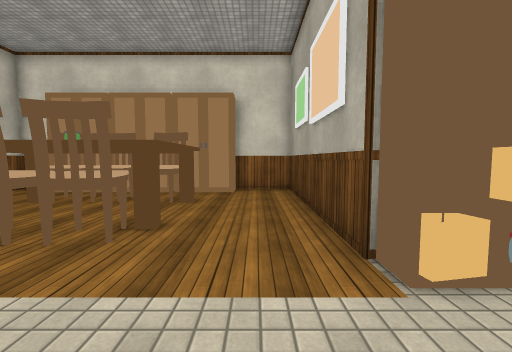
View 1 (above)

21 first-person views from a walk through a 3-D level made in the Unity game engine. The camera is 1.4 m above the floor, tilts 4° down and sees 90° across. The floor is counted in squares, 1 m on a side. Each view is taken from the middle of a square. On the plan, view 1 faces up. The plan holds only what a view shows up to about 13 squares ahead; the rest is blank. Some surface patterns are stand-ins.

View 2
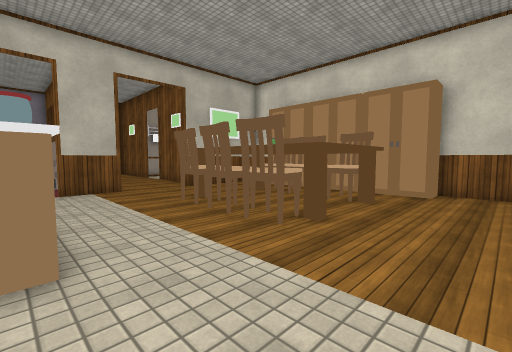

View 3
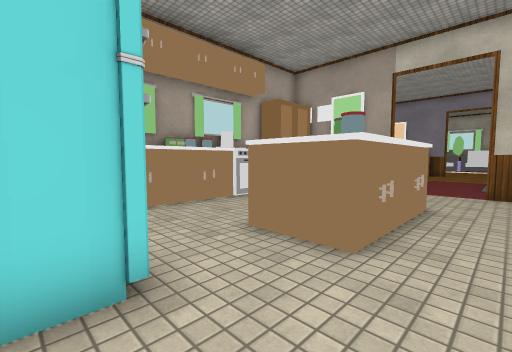

View 4
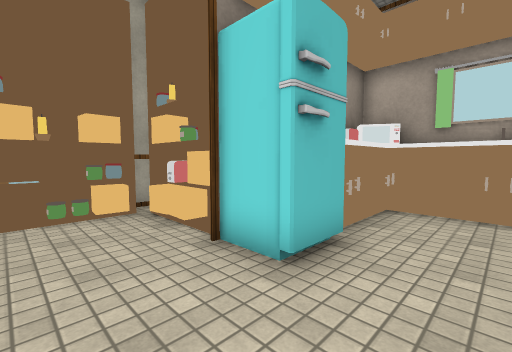

View 5
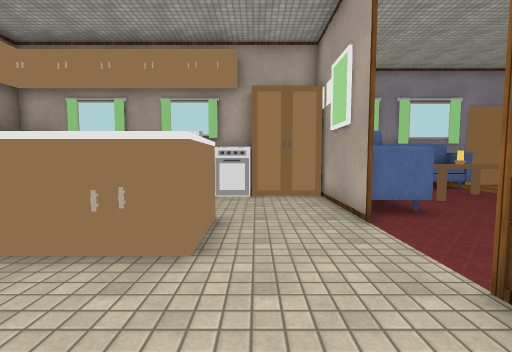

View 6
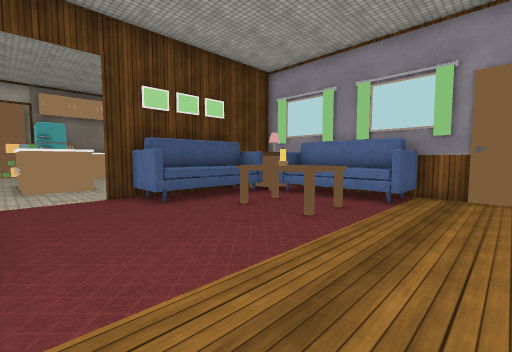

View 7
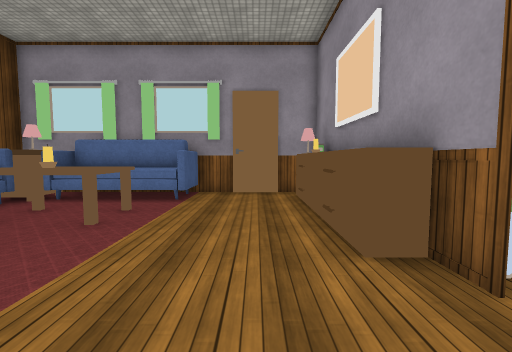

View 8
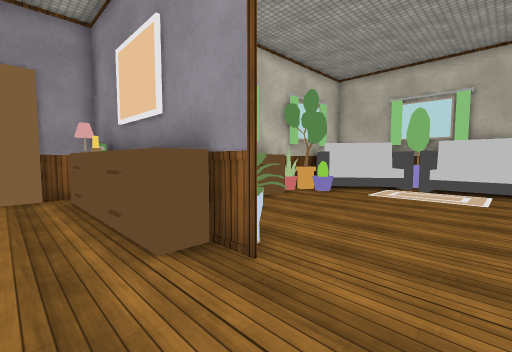

View 9
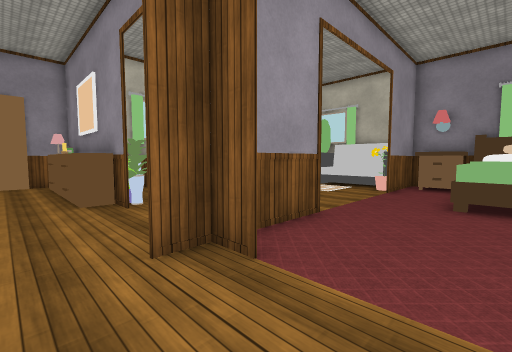

View 10
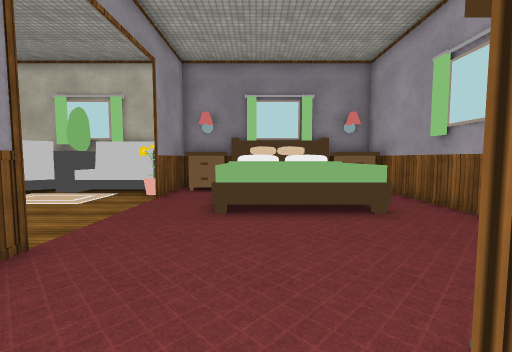

View 11
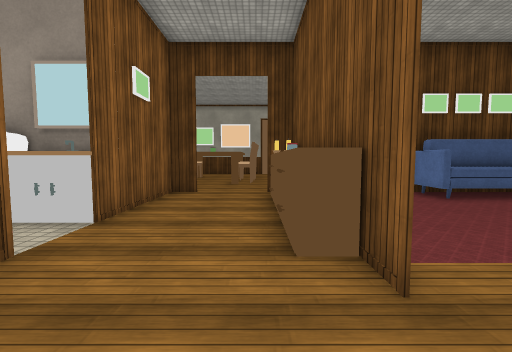

View 12
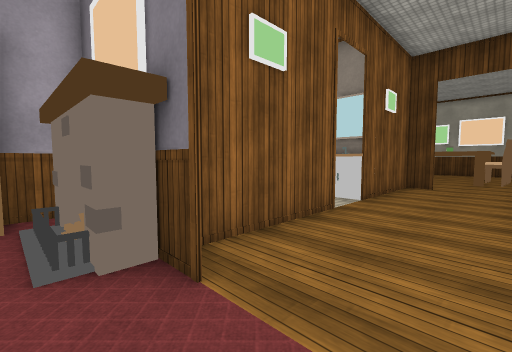

View 13
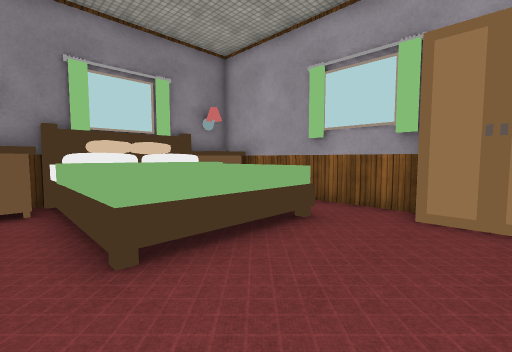

View 14
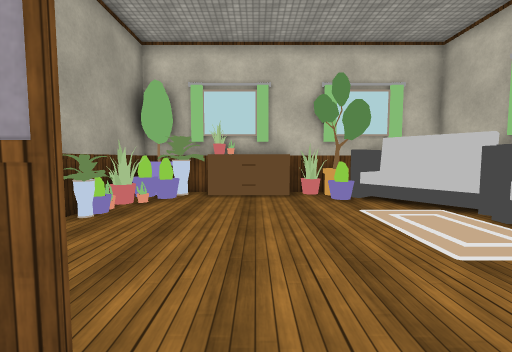

View 15
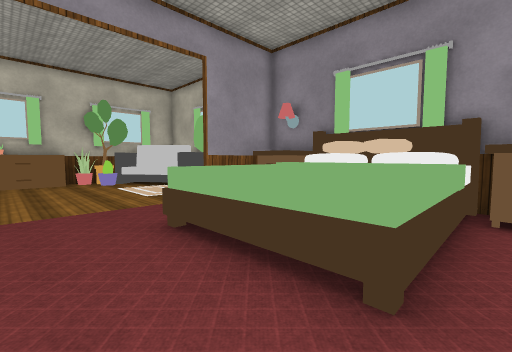

View 16
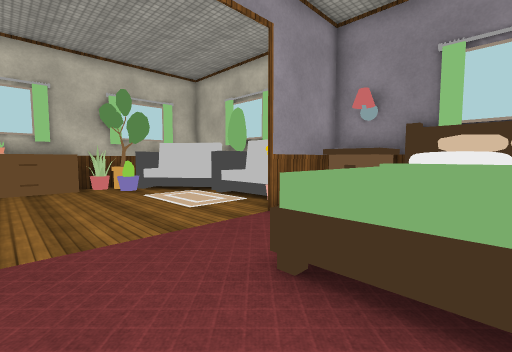

View 17
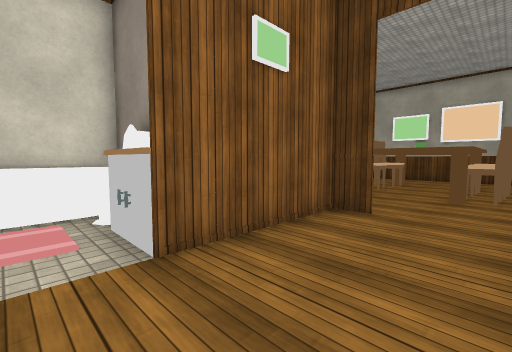

View 18
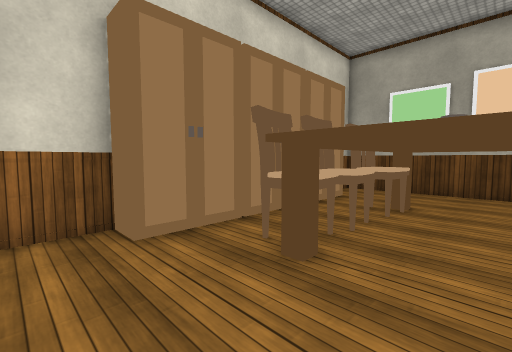

View 19
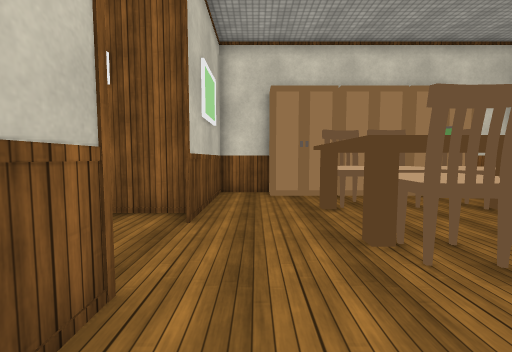

View 20
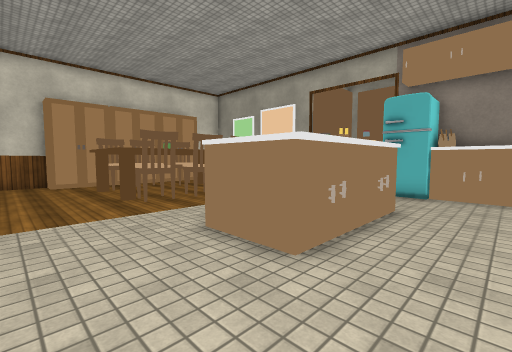

View 21
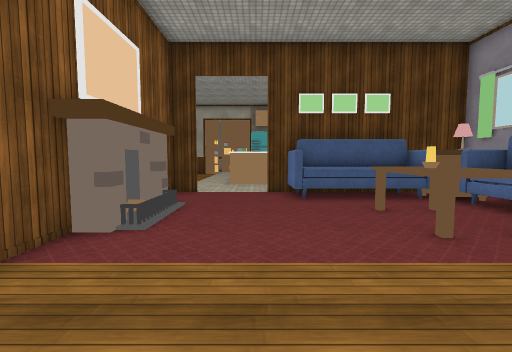

### Floor plan
Points are (right, up) in squares from view 1. A wall is a line through its corners. A room is listed if a view was taken in it or the views show most of it. See-through windows are left out.
Room 1 (views 1, 2, 3, 4, 5, 6, 7, 8, 19, 20, 21)
walls: (-10.5, 1.4) (-10.5, 2.6); (-10.4, 3.6) (-10.4, 1.4); (-10.5, -5.6) (-7.7, -5.6); (-16.1, 2.5) (-17.4, 2.5); (1.5, 3.4) (1.5, 11.5) (-0.9, 11.5) (-0.9, 10.5) (-8.5, 10.5) (-8.5, 11.5) (-10.4, 11.5) (-10.4, 6.4); (5.5, -1.1) (5.5, -0.6); (-21.5, -2.5) (-21.5, -8.6); (-22.5, -1.4) (-22.5, -7.4); (-22.4, -9.5) (-17.4, -9.5)
ways out: opening at (-21, 1) to room 2; opening at (-10, 5) to room 2
objects: sofa (-18, -9) to (-14, -8); table (-17, -6) to (-14, -4); fireplace (-16, 2) to (-13, 2); candle (-15, -5); nightstand (-13, -8) to (-12, -7); lamp (-12, -8); sofa (-12, -6) to (-11, -2); oven (-7, -6) to (-7, -5); other object (-7, -2) to (-6, -1); other object (-7, 0) to (-6, 0); chair (-7, 4) to (-6, 5); table (-7, 6) to (-7, 7); chair (-7, 8) to (-6, 9); oven (-6, -6) to (-5, -5); other object (-5, -2) to (-3, -1); other object (-5, 0) to (-3, 0); chair (-5, 4) to (-4, 5); chair (-5, 8) to (-4, 9); other object (-4, -6) to (-4, -5); chair (-4, 8) to (-3, 9); other object (-3, -6) to (-2, -5); chair (-3, 4) to (-2, 5); table (-2, 6) to (-2, 8); other object (-1, -5) to (0, -5); other object (0, -4) to (1, -3); fridge (0, -1); box (2, -1); box (2, 3); other object (3, -1); box (3, 3) to (4, 3); box (4, -1); box (4, 0); other object (5, -1); pot (5, 0); pot (5, 1); other object (5, 2)
Room 2 (views 9, 10, 11, 12, 13, 14, 15, 16, 17, 18)
walls: (-25.9, 2.5) (-21.4, 2.5); (-22.5, 3.6) (-22.5, 2.4); (-22.5, 6.4) (-22.5, 7.6); (-18.6, 2.5) (-16.6, 2.5); (-24, 10.5) (-26.5, 10.5); (-31.5, 2.5) (-30.9, 2.5); (-22.5, -2.5) (-21.5, -2.5); (-26.6, 11.5) (-33.9, 11.5); (-23.1, 11.5) (-24.1, 11.5); (-17.4, 2.5) (-17.4, 3.4) (-13.1, 3.4); (-17.4, 7.5) (-21.9, 7.5); (-34.5, 4.9) (-34.5, 2.5); (-28.4, -5.6) (-25.1, -5.6); (-25.4, -6.5) (-22.5, -6.5) (-22.5, -2); (-14.5, 7.9) (-14.5, 9.9); (-34.5, 10) (-34.5, 9.4); (-31, -6.5) (-26.1, -6.5); (-10.5, 2.6) (-10.5, 3.5); (-10.5, 6.4) (-10.5, 7.5) (-14.6, 7.5)
ways out: opening at (-21, 1) to room 1; opening at (-10, 5) to room 1
objects: sofa (-34, -6) to (-31, -2); other object (-34, -2); sofa (-34, -1) to (-32, 2); nightstand (-34, 3) to (-33, 5); other object (-34, 5) to (-28, 9); pillow (-34, 6) to (-33, 7); pillow (-34, 8) to (-33, 8); nightstand (-34, 10) to (-33, 11); other object (-32, 1) to (-32, 2); other object (-30, -6); other object (-30, -5); other object (-29, -6); other object (-24, -6); other object (-24, -5); other object (-23, -6); other object (-23, -5); other object (-23, -4); other object (-23, -3); fireplace (-23, 8) to (-23, 11); other object (-17, 11) to (-15, 12); other object (-16, 8) to (-15, 9); toilet (-16, 10) to (-15, 11); other object (-12, 3); other object (-11, 3)

Positions as (right, up) in squares from view 1, and headings:
1: (0, 0), facing up
2: (1, 0), facing up-left
3: (1, 2), facing down-left
4: (-2, 2), facing down-right
5: (-8, 4), facing down
6: (-20, 1), facing down-right
7: (-20, 1), facing down
8: (-20, 1), facing down-left
9: (-20, 6), facing down-left
10: (-22, 6), facing left
11: (-21, 4), facing right
12: (-24, 4), facing up-right
13: (-25, 4), facing up-left
14: (-27, 4), facing down
15: (-26, 10), facing down-left
16: (-26, 7), facing down-left
17: (-17, 4), facing up-right
18: (-10, 6), facing up-right
19: (-9, 1), facing up
20: (-10, -4), facing up-right
21: (-21, -1), facing right
